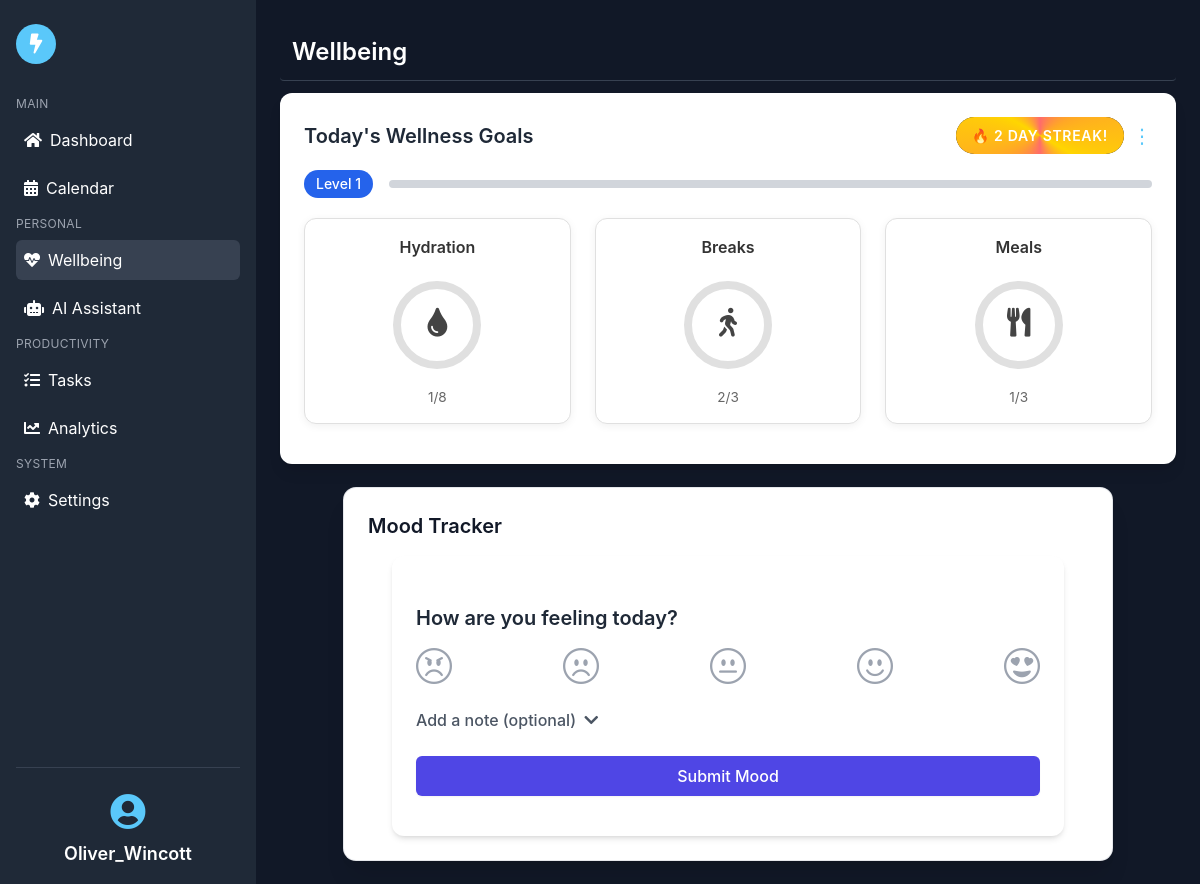
The page /wellbeing/ (signed in) on the database its author committed.
### calendar_app/models.py (models this page shows, shortened)
class DailyWellness(models.Model):
    user = models.ForeignKey(User, on_delete=models.CASCADE)
    date = models.DateField(default=date.today)
    water_intake = models.IntegerField(default=0)
    movement_breaks = models.IntegerField(default=0)
    healthy_meals = models.IntegerField(default=0)
    water_goal = models.IntegerField(default=8)
    breaks_goal = models.IntegerField(default=3)
    meals_goal = models.IntegerField(default=3)
    goal_completed = models.BooleanField(default=False)  # for streaks
    level = models.IntegerField(default=1)               # for gamification
    xp = models.IntegerField(default=0)                  # experience points

### calendar_app/views.py (the view)
# urls.py: path('wellbeing/', views.wellbeing_view, name='wellbeing'),
@login_required
def wellbeing_view(request):
    reminders = Reminder.objects.filter(user=request.user)
    wellness, created = DailyWellness.objects.get_or_create(
        user=request.user,
        date=date.today()
    )
    today = now().date()
    yesterday = today - timedelta(days=1)
    wellness_entries = DailyWellness.objects.filter(user=request.user).order_by('-date')
    streak = 0
    skipped_today = False
    for entry in wellness_entries:
        if entry.date == today:
            if entry.goal_completed:
                streak += 1
            else:
                skipped_today = True
                continue  # Don't break yet — check yesterday
        elif entry.date == yesterday:
            if entry.goal_completed:
                streak += 1
            else:
                break
        elif entry.goal_completed:
            streak += 1
        else:
            break
    return render(request, 'wellbeing.html', {
        'reminders': reminders,
        'wellness': wellness,
        'wellness_streak': streak
    })

### calendar_app/templates/wellbeing.html (shortened to what this page needs)
{% load static %}
{% block head %}
<script src="https://cdn.tailwindcss.com"></script>
<link rel="stylesheet" href="https://cdnjs.cloudflare.com/ajax/libs/font-awesome/5.15.3/css/all.min.css"/>
{% endblock head %}
{% block content %}
<div class="min-h-screen bg-gray-900 text-white font-sans">
  <div class="flex flex-col md:flex-row">
    {% include 'includes/sidebar.html' %}
    <main class="flex-1 p-4 md:p-6">
      {% include 'includes/topbar.html' with page_title="Wellbeing" %}
      <section class="mb-6">
        <div class="bg-white text-gray-800 rounded-xl shadow-lg p-6">
          <div class="flex justify-between items-center mb-4">
            <h3 class="text-xl font-semibold">Today's Wellness Goals</h3>
            <div class="flex items-center space-x-2">
              <span class="streak-fire-badge">
                🔥 {{ wellness_streak }} day streak!
              </span>
              <button class="text-primary hover:text-blue-600 text-xl" id="editGoalsBtn" title="Edit Wellness Goals">&#8942;</button>
            </div>
          </div>
          <div class="flex items-center space-x-4 mb-5">
            <span id="wellness-level" class="bg-blue-600 text-white text-sm font-medium px-3 py-1 rounded-full">Level 1</span>
            <div class="flex-1 bg-gray-300 rounded-full h-2 overflow-hidden">
            </div>
          </div>
          {% include 'includes/wellness_stats.html' %}
        </div>
      </section>
      <section class="w-full flex justify-center">
        <div class="max-w-3xl w-full bg-white text-gray-900 rounded-xl p-6 shadow-xl ring-1 ring-gray-200">
          <h3 class="text-xl font-semibold mb-4">Mood Tracker</h3>
          {% include 'includes/mood_tracker.html' %}
        </div>
      </section>
    </main>
  </div>
</div>
{% endblock %}

### calendar_app/templates/includes/sidebar.html
{% load static %}
<aside class="w-full md:w-64 h-screen bg-gray-800 text-white p-4 flex flex-col justify-between sticky top-0">
  <div class="mb-6">
    <div class="flex items-center mb-8 mt-2">
      <div class="w-10 h-10 bg-primary text-white rounded-full flex items-center justify-center hover:animate-pulse">
        <i class="fas fa-bolt text-xl"></i>
      </div>
    </div>
    <nav class="flex flex-col space-y-2">
      <ul class="space-y-2">
        <li class="text-xs uppercase tracking-wide text-gray-400">Main</li>
        <li>
          <a href="{% url 'dashboard' %}" class="flex items-center gap-2 text-white hover:text-primary hover:bg-gray-700 rounded-md px-2 py-2 transition {% if request.path == '/dashboard/' %}bg-gray-700 text-primary{% endif %}">
            <i class="fas fa-home"></i> Dashboard
          </a>
        </li>
        <li>
          <a href="{% url 'calendar' %}" class="flex items-center gap-2 text-white hover:text-primary hover:bg-gray-700 rounded-md px-2 py-2 transition {% if request.path == '/calendar/' %}bg-gray-700 text-primary{% endif %}">
            <i class="fas fa-calendar-alt"></i> Calendar
          </a>
        </li>
        <li class="mt-6 text-xs uppercase tracking-wide text-gray-400">Personal</li>
        <li>
          <a href="{% url 'wellbeing' %}" class="flex items-center gap-2 text-white hover:text-primary hover:bg-gray-700 rounded-md px-2 py-2 transition {% if request.path == '/wellbeing/' %}bg-gray-700 text-primary{% endif %}">
            <i class="fas fa-heartbeat"></i> Wellbeing
          </a>
        </li>
        <li>
          <a href="{% url 'ai_assistant' %}" class="flex items-center gap-2 text-white hover:text-primary hover:bg-gray-700 rounded-md px-2 py-2 transition {% if request.path == '/ai-assistant/' %}bg-gray-700 text-primary{% endif %}">
            <i class="fas fa-robot"></i> AI Assistant
          </a>
        </li>
        <li class="mt-6 text-xs uppercase tracking-wide text-gray-400">Productivity</li>
        <li>
          <a href="{% url 'tasks' %}" class="flex items-center gap-2 text-white hover:text-primary hover:bg-gray-700 rounded-md px-2 py-2 transition {% if request.path == '/tasks/' %}bg-gray-700 text-primary{% endif %}">
            <i class="fas fa-tasks"></i> Tasks
          </a>
        </li>
        <li>
          <a href="{% url 'analytics' %}" class="flex items-center gap-2 text-white hover:text-primary hover:bg-gray-700 rounded-md px-2 py-2 transition {% if request.path == '/analytics/' %}bg-gray-700 text-primary{% endif %}">
            <i class="fas fa-chart-line"></i> Analytics
          </a>
        </li>
        <li class="mt-6 text-xs uppercase tracking-wide text-gray-400">System</li>
        <li>
          <a href="#" class="flex items-center gap-2 text-white hover:text-primary hover:bg-gray-700 rounded-md px-2 py-2 transition">
            <i class="fas fa-cog"></i> Settings
          </a>
        </li>
      </ul>
    </nav>
  </div>
  <div class="mt-8">
    <div class="border-t border-gray-700 pt-6 text-center">
      <i class="fas fa-user-circle text-4xl mb-2 text-primary"></i>
      <h4 class="text-lg font-semibold">{{ user.get_full_name|default:user.username }}</h4>
    </div>
  </div>
</aside>

### calendar_app/templates/includes/wellness_stats.html (shortened to what this page needs)
<div class="wellness-stats-container">
  <div class="wellness-card" data-type="water">
    <h6>Hydration</h6>
    <div class="progress-ring">
      <svg width="100" height="100">
        <circle class="bg" cx="50" cy="50" r="40" />
        <circle class="progress" cx="50" cy="50" r="40" stroke-dasharray="251.2" stroke-dashoffset="251.2" />
      </svg>
      <button class="progress-ring-icon update-btn" data-goal="water">
        <i class="fas fa-tint"></i>
      </button>
    </div>
    <div class="goal-text">
      <span id="water-progress">
        {{ wellness.water_intake|default:0 }}/{{ wellness.water_goal|default:8 }}
      </span>
    </div>
  </div>
  <div class="wellness-card" data-type="breaks">
    <h6>Breaks</h6>
    <div class="progress-ring">
      <svg width="100" height="100">
        <circle class="bg" cx="50" cy="50" r="40" />
        <circle class="progress" cx="50" cy="50" r="40" stroke-dasharray="251.2" stroke-dashoffset="251.2" />
      </svg>
      <button class="progress-ring-icon update-btn" data-goal="breaks">
        <i class="fas fa-walking"></i>
      </button>
    </div>
    <div class="goal-text">
      <span id="breaks-progress">
        {{ wellness.movement_breaks|default:0 }}/{{ wellness.breaks_goal|default:3 }}
      </span>
    </div>
  </div>
  <div class="wellness-card" data-type="meals">
    <h6>Meals</h6>
    <div class="progress-ring">
      <svg width="100" height="100">
        <circle class="bg" cx="50" cy="50" r="40" />
        <circle class="progress" cx="50" cy="50" r="40" stroke-dasharray="251.2" stroke-dashoffset="251.2" />
      </svg>
      <button class="progress-ring-icon update-btn" data-goal="meals">
        <i class="fas fa-utensils"></i>
      </button>
    </div>
    <div class="goal-text">
      <span id="meals-progress">
        {{ wellness.healthy_meals|default:0 }}/{{ wellness.meals_goal|default:3 }}
      </span>
    </div>
  </div>
</div>

### calendar_app/templates/wellbeing.html (style rules this page uses)
.streak-fire-badge { position: relative; border-radius: 9999px; background: #111; z-index: 1; overflow: hidden; display: inline-flex; align-items: center; justify-content: center; padding: 0.5rem 1rem; font-size: 0.875rem; font-weight: 600; color: white; text-transform: uppercase; letter-spacing: 0.05em; }
.streak-fire-badge::before { content: ''; position: absolute; inset: -2px; z-index: -1; border-radius: inherit; background: conic-gradient( from 0deg, #ff6b6b, #ffa726, #ffd600, #ff6b6b, #ffa726, #ffd600, #ff6b6b ); animation: firePulse 2.5s ease-in-out infinite; padding: 2px; mask: linear-gradient(#0000 0 0) content-box, linear-gradient(#000 0 0); -webkit-mask: linear-gradient(#0000 0 0) content-box, linear-gradient(#000 0 0); mask-composite: exclude; -webkit-mask-composite: destination-out; }

### calendar_app/templates/includes/wellness_stats.html (style rules this page uses)
.wellness-stats-container { display: flex; flex-wrap: wrap; gap: 1.5rem; justify-content: space-between; margin-bottom: 1rem; }
.wellness-card { flex: 1; min-width: 200px; background-color: #ffffff; border: 1px solid #e0e0e0; border-radius: 12px; padding: 1rem; text-align: center; box-shadow: 0 2px 8px rgba(0, 0, 0, 0.06); transition: transform 0.2s ease; }
.wellness-card h6 { font-weight: 600; font-size: 1rem; margin-bottom: 1rem; color: #333; }
.progress-ring { position: relative; width: 100px; height: 100px; margin: 0 auto 12px; }
.progress-ring svg { transform: rotate(-90deg); }
.progress-ring-icon { position: absolute; top: 50%; left: 50%; transform: translate(-50%, -55%); font-size: 1.8rem; color: #444; z-index: 1; cursor: pointer; background: none; border: none; }
.goal-text { font-size: 0.85rem; color: #666; }

### rows shown on the page
DailyWellness: water_intake "1", water_goal "8", movement_breaks "2", breaks_goal "3", healthy_meals "1", meals_goal "3"

### other values the page prints
{{ user.get_full_name|default:user.username }} "Oliver_Wincott"
{{ page_title }} "Wellbeing"
{{ wellness_streak }} "2"
